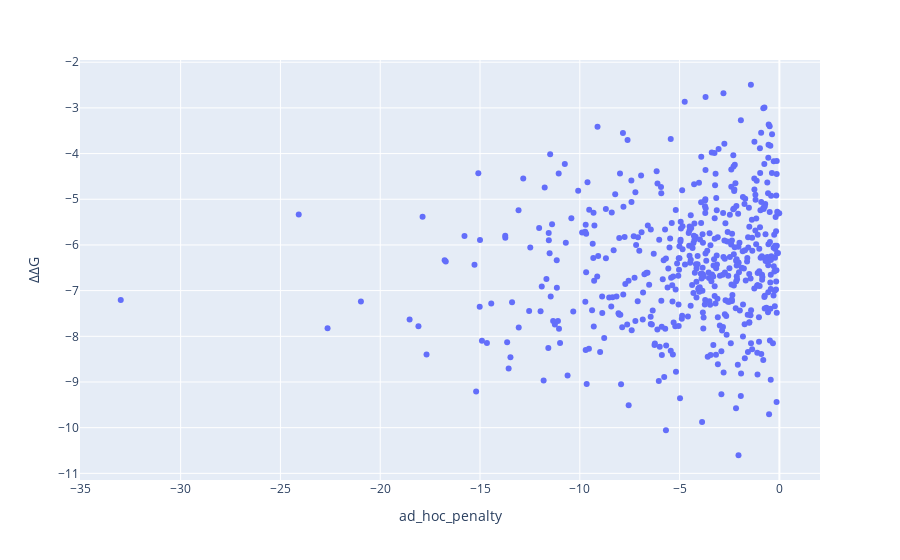

Notebook code cell kept with this figure:
### Code cell
import plotly.express as px

px.scatter(placements.loc[placements.ad_hoc_penalty < 0], 'ad_hoc_penalty', '∆∆G')

### Figure 1 — Plotly figure (JSON) as saved in the notebook; plotly's stock layout.template omitted (floating-point values rounded to 4 significant figures; data arrays with more than 128 entries replaced by an {"elided": "..."} marker saying what was removed)
{"data": [{"hovertemplate": "ad_hoc_penalty=%{x}<br>∆∆G=%{y}<extra></extra>", "legendgroup": "", "marker": {"color": "#636efa", "symbol": "circle"}, "mode": "markers", "name": "", "orientation": "v", "showlegend": false, "type": "scatter", "x": {"elided": "495 float values"}, "xaxis": "x", "y": {"elided": "495 float values"}, "yaxis": "y"}], "layout": {"autosize": true, "legend": {"tracegroupgap": 0}, "margin": {"t": 60}, "xaxis": {"anchor": "y", "autorange": true, "domain": [0, 1], "range": [-35.01, 2.007], "title": {"text": "ad_hoc_penalty"}, "type": "linear"}, "yaxis": {"anchor": "x", "autorange": true, "domain": [0, 1], "range": [-11.2, -1.899], "title": {"text": "∆∆G"}, "type": "linear"}}}
